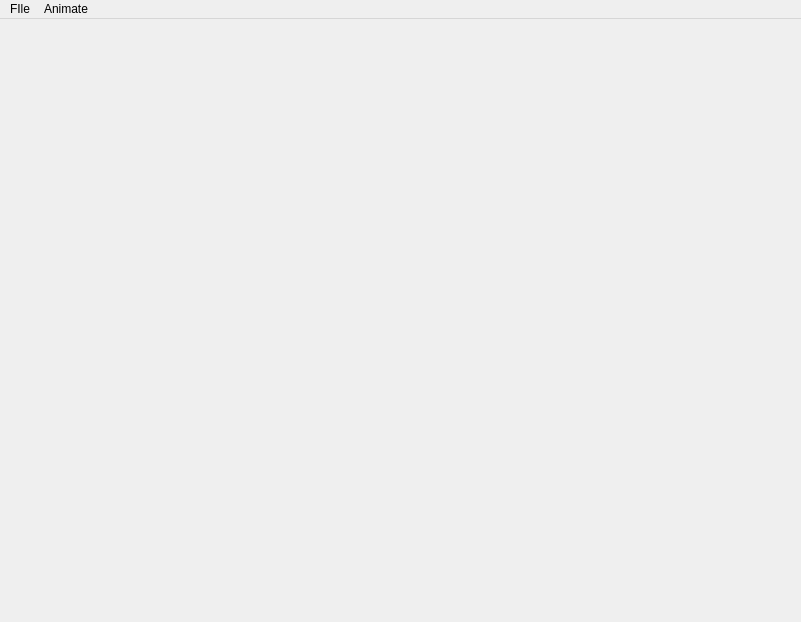
<?xml version="1.0" encoding="UTF-8"?>
<ui version="4.0">
 <class>MainWindow</class>
 <widget class="QMainWindow" name="MainWindow">
  <property name="geometry">
   <rect>
    <x>0</x>
    <y>0</y>
    <width>801</width>
    <height>622</height>
   </rect>
  </property>
  <property name="windowTitle">
   <string>QPandemix</string>
  </property>
  <widget class="QWidget" name="centralwidget">
   <property name="sizePolicy">
    <sizepolicy hsizetype="Preferred" vsizetype="Preferred">
     <horstretch>0</horstretch>
     <verstretch>0</verstretch>
    </sizepolicy>
   </property>
   <property name="minimumSize">
    <size>
     <width>800</width>
     <height>600</height>
    </size>
   </property>
  </widget>
  <widget class="QMenuBar" name="menuBar">
   <property name="geometry">
    <rect>
     <x>0</x>
     <y>0</y>
     <width>801</width>
     <height>22</height>
    </rect>
   </property>
   <widget class="QMenu" name="menuFIle">
    <property name="title">
     <string>FIle</string>
    </property>
   </widget>
   <widget class="QMenu" name="menuAnimate">
    <property name="title">
     <string>Animate</string>
    </property>
    <addaction name="actionStart"/>
    <addaction name="actionStop"/>
   </widget>
   <addaction name="menuFIle"/>
   <addaction name="menuAnimate"/>
  </widget>
  <action name="actionQuit">
   <property name="text">
    <string>Quit</string>
   </property>
  </action>
  <action name="actionStart">
   <property name="text">
    <string>Start</string>
   </property>
  </action>
  <action name="actionStop">
   <property name="text">
    <string>Stop</string>
   </property>
  </action>
 </widget>
 <resources/>
 <connections>
  <connection>
   <sender>actionQuit</sender>
   <signal>triggered()</signal>
   <receiver>MainWindow</receiver>
   <slot>close()</slot>
   <hints>
    <hint type="sourcelabel">
     <x>-1</x>
     <y>-1</y>
    </hint>
    <hint type="destinationlabel">
     <x>399</x>
     <y>299</y>
    </hint>
   </hints>
  </connection>
 </connections>
</ui>
